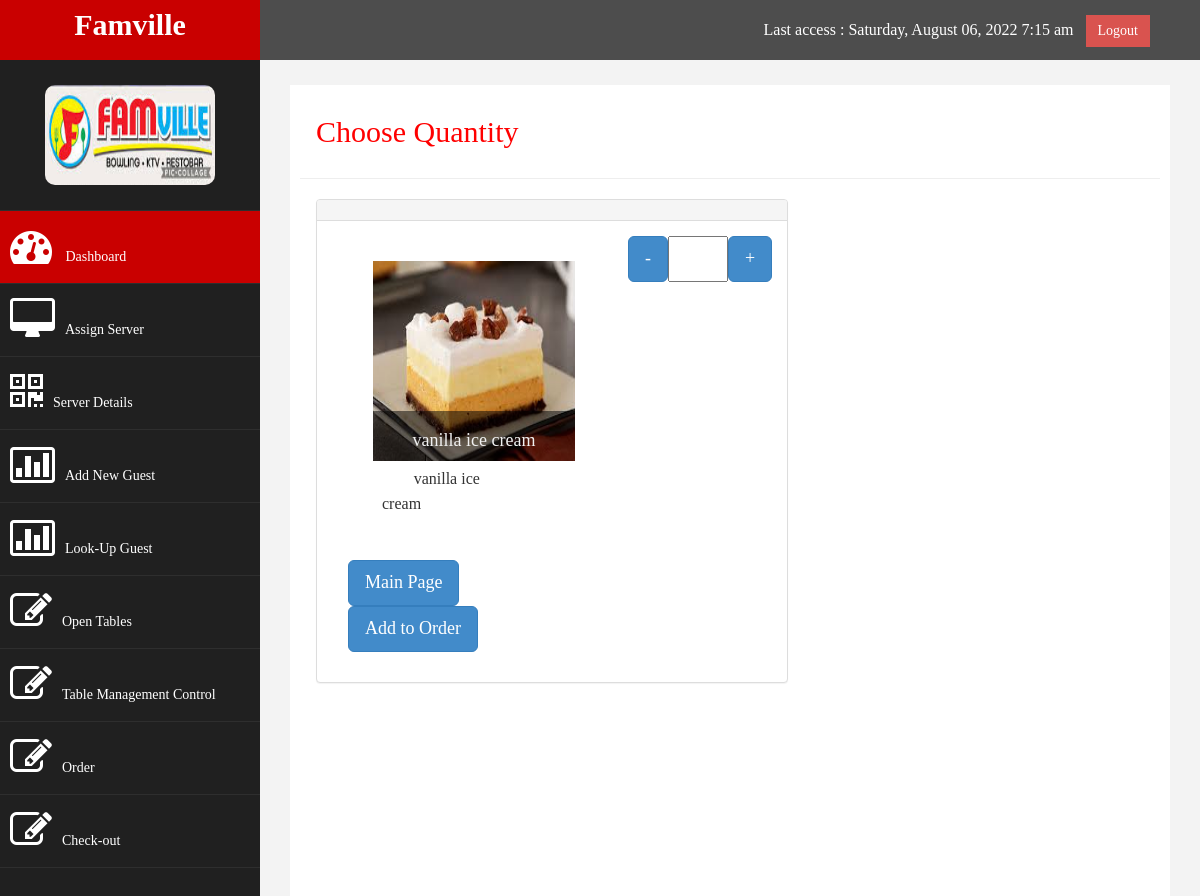
The page /cashier_personnel/choose_quantity.php?id=12 on the database its author committed.
### tables this page shows
CREATE TABLE `product` (
  `product_id` int(11) NOT NULL,
  `product_name` varchar(100) NOT NULL,
  `product_description` varchar(100) NOT NULL,
  `quantity` int(11) NOT NULL,
  `price` int(11) NOT NULL,
  `status_type_id` int(11) NOT NULL COMMENT 'Enabled; Disabled',
  `availability` varchar(100) NOT NULL COMMENT 'Available; Not-Available',
  `category_id` int(11) NOT NULL,
  `image` varchar(100) NOT NULL,
  `set_type_id` int(11) NOT NULL,
  `tuple_class_id` int(11) NOT NULL,
  `size_class_id` int(11) NOT NULL,
  `product_num_id` varchar(100) NOT NULL,
  `date_start` varchar(100) NOT NULL,
  `date_end` varchar(100) NOT NULL,
  `date_added` timestamp NOT NULL DEFAULT CURRENT_TIMESTAMP ON UPDATE CURRENT_TIMESTAMP
);

### cashier_personnel/choose_quantity.php (the view, shortened to what this page needs)
    <link href="../assets/css/bootstrap.css" rel="stylesheet" />
    <link href="../assets/css/font-awesome.css" rel="stylesheet" />
    <link href="../assets/js/morris/morris-0.4.3.min.css" rel="stylesheet" />
    <link href="../assets/css/custom.css" rel="stylesheet" />
    <link rel="stylesheet" type="text/css" href="../assets/css/css_table_image.css" />
<link href="./image-picker/image-picker.css" rel="stylesheet"/>
<?php
include('./header.php');
include('./side_bar.php');
if(isset($_GET['id'])){
    $id=$_GET['id'];
}
?>
<div id="page-wrapper">
            <div id="page-inner">
                <div class="row">
                    <div class="col-md-12">
                     <h2>Choose Quantity</h2>
                    </div>
                </div>
                 <hr>
               <div class="row">
                <div class="col-md-12">
                    <form action="../index_cashier_personnel.php?page=add_to_order" method="post" style="display:  -webkit-inline-box;" enctype="multipart/form-data">
                    <div class="panel panel-default">
                        <div class="panel-heading">
                        </div>
                        <div class="panel-body">
                            <div class="row">
                                <div class="col-md-6">
                                <?php
                                        include('../config.php');
                                        $sql_val='SELECT product.product_id, product.product_name, product.product_description, product.quantity, product.price, product.availability, product.category_id, category.category_type, product.image, product.status_type_id, status_type.status_type,  product.product_num_id, product.date_added
                                            FROM product
                                            LEFT JOIN category
                                            ON category.category_id=product.category_id
                                            LEFT JOIN status_type
                                            ON status_type.status_type_id=product.status_type_id
                                            WHERE product.product_id="'.$id.'"';
                                        $qry_val=mysqli_query($CON, $sql_val) or die(mysqli_error($qry_val));
                                        while($row=mysqli_fetch_array($qry_val)){
                                            $product_name=$row['product_name'];
                                            $image=$row['image'];
                                            $product_description=$row['product_description'];
                                        }
                                        ?>
                                        <?php
                                        include('../config.php');
                                        ?>
                                        <div class="column">
                                            <a href=""><img src="<?php echo '../images_3/upload/'.$image;?>" alt="Mountains" style="width: 202px; height: 200px;" height="134px"></a>
                                            <div class="image-text"><h4 style="text-align: center;"><?php echo $product_name; ?></h4></div>
                                          </div>
                                          <div class="form-group" style="
    margin-left: 280px;
    /* margin-top: 0px; */
    display:  flex;
">
                                          <button class="btn btn-primary btn-lg">-</button>
                                          <input type="number" required="" name="order_quantity" min="0" style="
    width: 60px;
" />
                                          <button class="btn btn-primary btn-lg">+</button>
                                          </div>
                                          <p style="
    margin-top: 150px;
    padding: 34px;
">                                          <?php echo $product_description; ?>
                                            </p>
                                          <div class="form-group">
                                            <a href="<?php echo $BASE_URL;?>index_cashier_personnel.php?page=order" class="btn btn-primary btn-lg">Main Page</a>
                                            <input type="submit" name="btnAdd_to_order" class="btn btn-primary btn-lg" value="Add to Order" />
                                          </div>
                            </div>
                        </div>
                    </div>
                    </form>
                </div>
            </div>
    </div>
            </div>
<?php
include('./footer.php');
?>

### assets/css/custom.css (style rules this page uses)
body { font-family: 'Open Sans', sans-serif; }
#page-wrapper { padding: 15px 15px; min-height: 600px; background:#F3F3F3; }
#page-inner { width:100%; margin:10px 20px 10px 0px; background-color:#fff!important; padding:10px; min-height:1200px; }
h2 { color: #f00; }
h4 { padding-top:10px; }
p { font-size:16px; line-height:25px; padding-top:20px; }
@media (min-width:768px) { #page-wrapper { margin: 0 0 0 260px; padding: 15px 30px; min-height: 1200px; } }

### assets/css/css_table_image.css (style rules this page uses)
.column { float: left; width: 33.33%; padding: 25px; }
.row::after { content: ""; clear: both; display: table; }
.row { margin-left: 1px; }
.column { position: relative; max-width: 800px; margin: 0 auto; }
.column img { vertical-align: middle; }
.column .image-text { position: absolute; bottom: 25px; background: rgba(0, 0, 0, 0.5); color: #f1f1f1; width: 202px; }

### css_invoice/css/style.css (style rules this page uses)
* { margin: 0; padding: 0; }
body { font: 14px/1.4 Georgia, serif; }

### rows shown on the page
product: image (picture), product_name "vanilla ice cream", product_description "vanilla ice cream"
